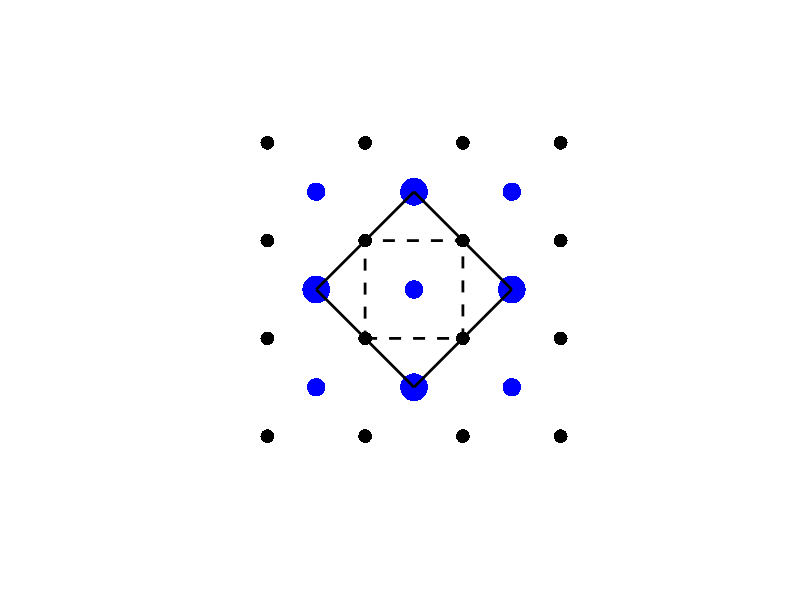
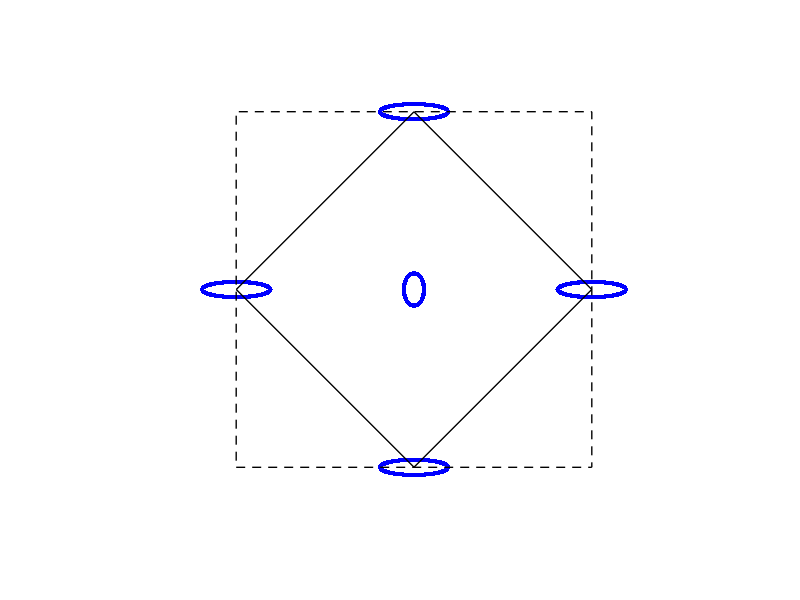
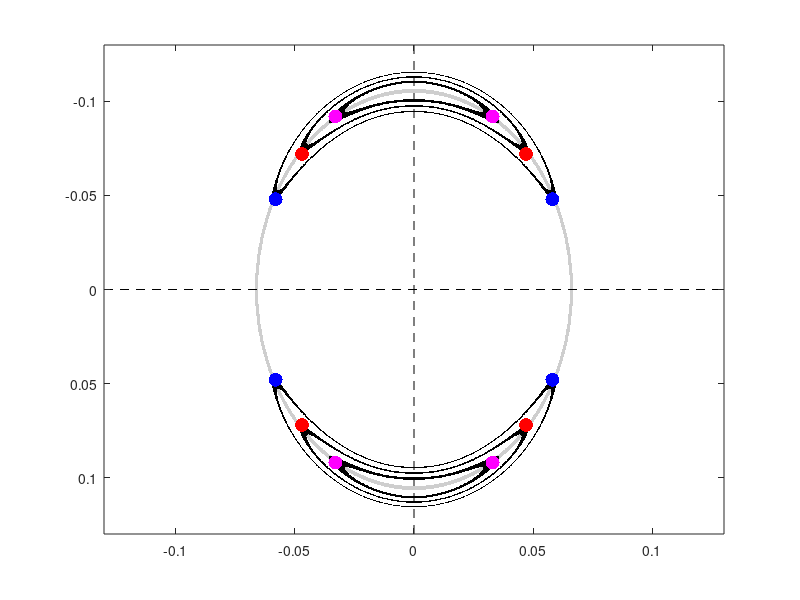

MATLAB code to generate these figures, in order: (Note: this script raises an error after producing the figures.)
% lets make figure 1
%---------------------------------------------------------------------%
%---------------------------------------------------------------------%
%---------------------------------------------------------------------%

%this is panel A
figure(1),
%subaxis(3,2,1, 'Spacing', sp, 'Padding', 0, 'Margin', 0),
h = [1 2 3 4];
X = repmat(h,1,4);
Y =repmat(h,4,1);
Y = Y(:)';
iron_mark=30;
Xs = [1.5 2.5 3.5 1.5 3.5];
Ys = [1.5 2.5 1.5 3.5 3.5];
Xs2 = [1.5 2.5 3.5 2.5];
Ys2 = [2.5 1.5 2.5 3.5];
Se_mark = 60;
Se_mark2 = 40;
plot(X,Y,'.k','MarkerSize',iron_mark);
hold on
plot(Xs,Ys,'.b','MarkerSize',Se_mark2);
plot(Xs2,Ys2,'.b','MarkerSize',Se_mark);
plot([Xs2 1.5],[Ys2 2.5],'-k','LineWidth',2);
plot([2 3 3 2 2],[2 2 3 3 2],'--k','LineWidth',2);
%plot(Xs2,Ys2,'or','MarkerSize',Se_mark2);
hold off
axis([0 5 0 5]);
axis square
axis off

%---------------------------------------------------------------------%
%---------------------------------------------------------------------%
%---------------------------------------------------------------------%
%this is panel B
sp=0;
a = 2.7;
c1_g = 230;
r_g = 1.6^2;
c2_g = c1_g/r_g;
c1_m = 20;
r_m = (1/4.5)^2;
c2_m = c1_m/r_m;
k_x_g = linspace(0,sqrt(1/c1_g),300);
k_y_g = sqrt((1-c1_g*k_x_g.^2)/c2_g);
k_x_m = linspace(0,sqrt(1/c1_m),300);
k_y_m = sqrt((1-c1_m*k_x_m.^2)/c2_m);

figure(2),
%subaxis(3,2,2, 'Spacing', sp, 'Padding', 0, 'Margin', 0),
plot([k_x_g k_x_g -k_x_g -k_x_g],[k_y_g -k_y_g k_y_g -k_y_g],'.b', 'MarkerSize', 10);
hold on
plot([k_x_m k_x_m -k_x_m -k_x_m]+pi/a,[k_y_m -k_y_m k_y_m -k_y_m],'.b', 'MarkerSize', 10);
plot([k_x_m k_x_m -k_x_m -k_x_m]-pi/a,[k_y_m -k_y_m k_y_m -k_y_m],'.b', 'MarkerSize', 10);
%plot([k_x_m k_x_m -k_x_m -k_x_m]+pi/a,[k_y_m -k_y_m k_y_m -k_y_m],'.b', 'MarkerSize', 10);
plot([k_x_m k_x_m -k_x_m -k_x_m],[k_y_m -k_y_m k_y_m -k_y_m]+pi/a,'.b', 'MarkerSize', 10);
plot([k_x_m k_x_m -k_x_m -k_x_m],[k_y_m -k_y_m k_y_m -k_y_m]-pi/a,'.b', 'MarkerSize', 10);
plot([0 pi/a 0 -pi/a 0],[pi/a 0 -pi/a 0 pi/a],'-k','LineWidth',1);
plot([-pi/a pi/a pi/a -pi/a -pi/a],[-pi/a -pi/a pi/a pi/a -pi/a],'--k','LineWidth',1);
hold off
axis([-1.6 1.6 -1.6 1.6]);
ax2 = gca;
%xis off
%ax2.FontSize = 12;
% ax2.TickLength = [0.02 0.02];
% ax2.LineWidth = 2;
axis square
axis off

%---------------------------------------------------------------------%
%---------------------------------------------------------------------%
%---------------------------------------------------------------------%
%this is panel C
res = 2000+1;
%cell dimensions
a = 2.7;
b=2.7;
t = 10;
k_x = linspace(-pi/t/a,pi/t/a,res);
k_y = linspace(-pi/t/b,pi/t/b,res);
k_x2 = linspace(0,pi/t/a,(res-1)/2+1);
k_y2 = linspace(0,pi/t/b,(res-1)/2+1);


[Kx, Ky] = meshgrid(k_x,k_y);
[Kx2, Ky2] = meshgrid(k_x2,k_y2);

E_h = 10;
x_0 = 0.132/2;
m_hx = x_0^2/(2*E_h);
c1 = 1/2/m_hx/E_h;
m_hy = m_hx*1.6^2;

%band
E = E_h - Kx.^2./(2*m_hx)-Ky.^2./(2*m_hy);

%gap
gmax = 2.3;
gmin = -0.1;
alpha = atan2(Ky2,Kx2);
gap_model2 = (gmax-gmin)./(1+exp(4*(alpha-68/180*pi)))+gmin;
temp1 = fliplr(gap_model2);
temp2 = [temp1(:,1:(end-1)) gap_model2];
temp3 = flipud(temp2);
temp4 = [temp3(1:(end-1),:);temp2];
%imagesc(temp4);
gap_model2 = temp4;

gap = gap_model2;
%gap = 0;
eps2 = 0.2;
w1 = 2.0;
A1 = abs(w1^2-E.^2-gap.^2)<eps2;
w2 = 1.5;
A2 = abs(w2^2-E.^2-gap.^2)<eps2;
w3 = 1.0;
A3 = abs(w3^2-E.^2-gap.^2)<eps2;
B = abs(E)<eps2;
A = A1 + A2 + A3;
A(A>1)=1;
C = 5*A+B;
C(C>5)=5;
clear A1 A2 A3
figure(3),
%subaxis(3,2,3, 'Spacing', sp, 'Padding', 0, 'Margin', 0),
imagesc([k_x(1) k_x(end)], [k_y(1) k_y(end)], C), colormap(gray), colormap(flipud(colormap));
hold on
%imagesc([k_x(1) k_x(end)], [k_y(1) k_y(end)], A2), colormap(gray), colormap(flipud(colormap));
%imagesc([k_x(1) k_x(end)], [k_y(1) k_y(end)], A3), colormap(gray), colormap(flipud(colormap));
ax_s = 0.13;
plot([-ax_s ax_s],[0 0],'--k');
plot([0 0],[-ax_s ax_s],'--k');
sx = 0.058;
sy = 0.044;
px = 0.058;
py = 0.048;
px2 = 0.047;
py2 = 0.072;
px3 = 0.033;
py3 = 0.092;

% drawArrow([-sx sy],[sx -sy]);
% drawArrow([-sx sy],[-sx -sy]);
% drawArrow([-sx sy],[sx sy]);
plot([px px -px -px],[py -py -py py],'.b','MarkerSize',30);
plot([px2 px2 -px2 -px2],[py2 -py2 -py2 py2],'.r','MarkerSize',30);
plot([px3 px3 -px3 -px3],[py3 -py3 -py3 py3],'.m','MarkerSize',30);
arrow([-sx sy],[sx -sy]);
arrow([-sx sy],[-sx -sy]);
arrow([-sx sy],[sx sy]);

tx = 0.04;
ty = 0.08;
% arrow([-tx ty],[tx -ty]);
% arrow([-tx ty],[-tx -ty]);
% arrow([-tx ty],[tx ty]);

% lw = 1;
% plot(k_x_g,k_y_g ,'--k', 'LineWidth',lw);
% plot(k_x_g,-k_y_g ,'--k', 'LineWidth',lw);
% plot(-k_x_g,k_y_g ,'--k', 'LineWidth',lw);
% plot(-k_x_g,-k_y_g ,'--k', 'LineWidth',lw);
hold off
axis([-0.15 0.15 -0.15 0.15]);
axis square
axis off
%---------------------------------------------------------------------%
%---------------------------------------------------------------------%
%---------------------------------------------------------------------%
%this is panel D
load('/Users/andreykostin/Data/Em.mat');
E_m = (E_m-1.5) / 2;
eps3 = 0.10;
A1 = ((E_m-1.5)'.^2) < eps3^2;
A2 = (E_m'.^2) < (eps3^2);
A3 = ((E_m+1.5)'.^2) < eps3^2;
A = A1+A2+A3;
A(A>1)=1;
figure(4), imagesc( A), colormap(gray),colormap(flipud(colormap));


res = 1000+1;
%cell dimensions
a = 2.7;
b=2.7;
t = 4;
k_x = linspace(-pi/t/a,pi/t/a,res);
k_y = linspace(-pi/t/b,pi/t/b,res);
k_x2 = linspace(0,pi/t/a,(res-1)/2+1);
k_y2 = linspace(0,pi/t/b,(res-1)/2+1);
[Kx2, Ky2] = meshgrid(k_x2,k_y2);

%gap
alpha = atan2(Ky2,Kx2);
gmax = 1.5;
gap_model2 = gmax*(1-exp(-4*alpha));
temp1 = fliplr(gap_model2);
temp2 = [temp1(:,1:(end-1)) gap_model2];
temp3 = flipud(temp2);
temp4 = [temp3(1:(end-1),:);temp2];
%imagesc(temp4);
gap_model2 = temp4;

gap = gap_model2;

w1 = 1.4;
w2 = 1.2;
w3 = 1.0;
eps2 = 0.1;
A1 = abs(w1^2-E_m'.^2-gap.^2)<eps2;
A2 = abs(w2^2-E_m'.^2-gap.^2)<eps2;
A3 = abs(w3^2-E_m'.^2-gap.^2)<eps2;
B = abs(E_m')<0.1;
A = A1+A2+A3;
A(A>1)=1;
C = 5*A+B;
C(C>5)=5;

figure(4),imagesc([-0.25 0.25],[-0.25 0.25],C), colormap(gray), colormap(flipud(colormap));
hold on
plot([-0.25 0.25],[0 0],'--k');
plot([0 0],[-0.25 0.25],'--k');
sx2 = 0.06;
sy2 = 0.045;
arrow([-sx2 sy2],[sx2 -sy2]);
arrow([-sx2 sy2],[-sx2 -sy2]);
arrow([-sx2 sy2],[sx2 sy2]);


px4 = 0.058;
py4 = 0.048;
px5 = 0.1415;
py5 = 0.06;
px6 = 0.19;
py6 = 0.051;

plot([px4 px4 -px4 -px4],[py4 -py4 -py4 py4],'.b','MarkerSize',30);
plot([px5 px5 -px5 -px5],[py5 -py5 -py5 py5],'.r','MarkerSize',30);
plot([px6 px6 -px6 -px6],[py6 -py6 -py6 py6],'.m','MarkerSize',30);


hold off
axis([-0.3 0.3 -0.3 0.3]);
axis off
%---------------------------------------------------------------------%
%---------------------------------------------------------------------%
%---------------------------------------------------------------------%
%this is panel E
figure(5),
%subaxis(3,2,5, 'Spacing', sp, 'Padding', 0, 'Margin', 0),

ax_s = 0.20;
plot([-ax_s ax_s],[0 0],'--k');
hold on
plot([0 0],[-ax_s ax_s],'--k');

ms1 = 30;
plot(2*px,2*py,'.b','MarkerSize',ms1);
plot(2*px,0,'.b','MarkerSize',ms1);
plot(0,2*py,'.b','MarkerSize',ms1);
plot(-2*px,-2*py,'.b','MarkerSize',ms1);
plot(-2*px,0,'.b','MarkerSize',ms1);
plot(0,-2*py,'.b','MarkerSize',ms1);
plot(-2*px,2*py,'.b','MarkerSize',ms1);
plot(2*px,-2*py,'.b','MarkerSize',ms1);

plot(2*px2,2*py2,'.r','MarkerSize',ms1);
plot(2*px2,0,'.r','MarkerSize',ms1);
plot(0,2*py2,'.r','MarkerSize',ms1);
plot(-2*px2,-2*py2,'.r','MarkerSize',ms1);
plot(-2*px2,0,'.r','MarkerSize',ms1);
plot(0,-2*py2,'.r','MarkerSize',ms1);
plot(-2*px2,2*py2,'.r','MarkerSize',ms1);
plot(2*px2,-2*py2,'.r','MarkerSize',ms1);

plot(2*px3,2*py3,'.m','MarkerSize',ms1);
plot(2*px3,0,'.m','MarkerSize',ms1);
plot(0,2*py3,'.m','MarkerSize',ms1);
plot(-2*px3,-2*py3,'.m','MarkerSize',ms1);
plot(-2*px3,0,'.m','MarkerSize',ms1);
plot(0,-2*py3,'.m','MarkerSize',ms1);
plot(-2*px3,2*py3,'.m','MarkerSize',ms1);
plot(2*px3,-2*py3,'.m','MarkerSize',ms1);

hold off
axis([-0.25 0.25 -0.25 0.25]);
axis square
axis off
%---------------------------------------------------------------------%
%---------------------------------------------------------------------%
%---------------------------------------------------------------------%
%this is panel F
figure(6),
%subaxis(3,2,6, 'Spacing', sp, 'Padding', 0, 'Margin', 0),

ax_s2 = 0.45;
plot([-ax_s2 ax_s2],[0 0],'--k');
hold on
plot([0 0],[-ax_s2 ax_s2],'--k');

ms1 = 30;
plot(2*px4,2*py4,'.b','MarkerSize',ms1);
plot(2*px4,0,'.b','MarkerSize',ms1);
plot(0,2*py4,'.b','MarkerSize',ms1);
plot(-2*px4,-2*py4,'.b','MarkerSize',ms1);
plot(-2*px4,0,'.b','MarkerSize',ms1);
plot(0,-2*py4,'.b','MarkerSize',ms1);
plot(-2*px4,2*py4,'.b','MarkerSize',ms1);
plot(2*px4,-2*py4,'.b','MarkerSize',ms1);

plot(2*px5,2*py5,'.r','MarkerSize',ms1);
plot(2*px5,0,'.r','MarkerSize',ms1);
plot(0,2*py5,'.r','MarkerSize',ms1);
plot(-2*px5,-2*py5,'.r','MarkerSize',ms1);
plot(-2*px5,0,'.r','MarkerSize',ms1);
plot(0,-2*py5,'.r','MarkerSize',ms1);
plot(-2*px5,2*py5,'.r','MarkerSize',ms1);
plot(2*px5,-2*py5,'.r','MarkerSize',ms1);

plot(2*px6,2*py6,'.m','MarkerSize',ms1);
plot(2*px6,0,'.m','MarkerSize',ms1);
plot(0,2*py6,'.m','MarkerSize',ms1);
plot(-2*px6,-2*py6,'.m','MarkerSize',ms1);
plot(-2*px6,0,'.m','MarkerSize',ms1);
plot(0,-2*py6,'.m','MarkerSize',ms1);
plot(-2*px6,2*py6,'.m','MarkerSize',ms1);
plot(2*px6,-2*py6,'.m','MarkerSize',ms1);

hold off
axis([-0.55 0.55 -0.55 0.55]);
axis square
axis off



